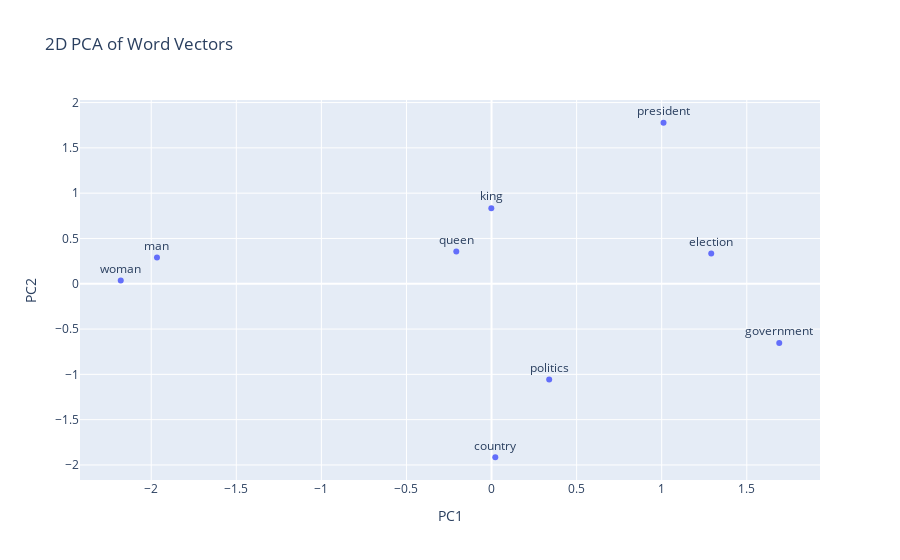

Here is the notebook cell this chart was saved with:
### Markdown cell above
14) Create a Plotly scatter plot with labels.

### Code cell
import plotly.express as px
import plotly.graph_objects as go

fig = go.Figure()
fig.add_trace(go.Scatter(
    x=reduced_vectors[:, 0],
    y=reduced_vectors[:, 1],
    mode='markers+text',
    text=filtered_words,
    textposition='top center',
    hoverinfo='text + x + y',
))
fig.update_layout(title='2D PCA of Word Vectors', xaxis_title='PC1', yaxis_title='PC2')
fig.show()

### Figure 1 — Plotly figure (JSON) as saved in the notebook; plotly's stock layout.template omitted (floating-point values rounded to 4 significant figures)
{"data": [{"hoverinfo": "text+x+y", "mode": "markers+text", "text": ["government", "politics", "election", "president", "country", "king", "queen", "man", "woman"], "textposition": "top center", "type": "scatter", "x": [1.691, 0.3388, 1.291, 1.011, 0.0221, -0.001318, -0.2071, -1.966, -2.179], "y": [-0.6546, -1.056, 0.3332, 1.777, -1.915, 0.8345, 0.3568, 0.2887, 0.0353]}], "layout": {"title": {"text": "2D PCA of Word Vectors"}, "xaxis": {"title": {"text": "PC1"}}, "yaxis": {"title": {"text": "PC2"}}}}
